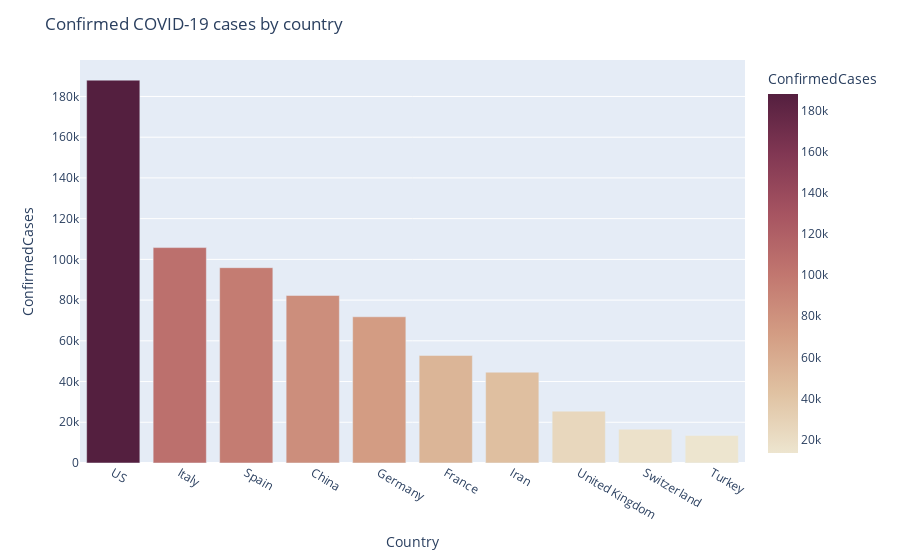

The code cell stored with this chart in its notebook:
### Code cell
fig = px.bar(top10, x=top10.index, y='ConfirmedCases', labels={'x':'Country'},
             color="ConfirmedCases", color_continuous_scale=px.colors.sequential.Brwnyl)

fig.update_layout(title_text='Confirmed COVID-19 cases by country')
fig.show()

### Figure 1 — Plotly figure (JSON) as saved in the notebook; plotly's stock layout.template omitted (floating-point values rounded to 4 significant figures)
{"data": [{"textposition": "auto", "hovertemplate": "Country=%{x}<br>ConfirmedCases=%{marker.color}", "showlegend": false, "legendgroup": "", "name": "", "yaxis": "y", "y": [188018, 105792, 95923, 82280, 71808, 52827, 44605, 25471, 16605, 13531], "hoverlabel": {"namelength": 0}, "offsetgroup": "", "xaxis": "x", "marker": {"color": [188018, 105792, 95923, 82280, 71808, 52827, 44605, 25471, 16605, 13531], "coloraxis": "coloraxis"}, "x": ["US", "Italy", "Spain", "China", "Germany", "France", "Iran", "United Kingdom", "Switzerland", "Turkey"], "alignmentgroup": "True", "type": "bar", "orientation": "v"}], "layout": {"xaxis": {"domain": [0, 1], "anchor": "y", "title": {"text": "Country"}}, "title": {"text": "Confirmed COVID-19 cases by country"}, "yaxis": {"domain": [0, 1], "anchor": "x", "title": {"text": "ConfirmedCases"}}, "barmode": "relative", "margin": {"t": 60}, "legend": {"tracegroupgap": 0}, "coloraxis": {"colorbar": {"title": {"text": "ConfirmedCases"}}, "colorscale": [[0, "rgb(237, 229, 207)"], [0.1667, "rgb(224, 194, 162)"], [0.3333, "rgb(211, 156, 131)"], [0.5, "rgb(193, 118, 111)"], [0.6667, "rgb(166, 84, 97)"], [0.8333, "rgb(129, 55, 83)"], [1, "rgb(84, 31, 63)"]]}}}
